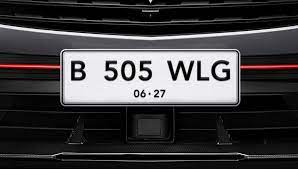
#> input picture download.jpeg, 298 x 169 px
$ python -i predict.py   (imports and definitions only)
#> lines starting #> are read from the running program, lines starting #| are printed output that depends on the picture; after the words box and inside, x2 and y2 are one past the last pixel; in counts of white or black regions, pixels touching at a corner belong together
import cv2
import easyocr
import re
import base64
import numpy as np


def predict(image):
#> called with image = 'download.jpeg'
    img = cv2.imread(image)
#> img is the input picture: shape (169, 298, 3); mean B, G, R 63.8, 62.2, 63.7
    gray = cv2.cvtColor(img, cv2.COLOR_BGR2GRAY)
    bfilter = cv2.bilateralFilter(gray, 11, 17, 17)
    edged = cv2.Canny(bfilter, 30, 200)
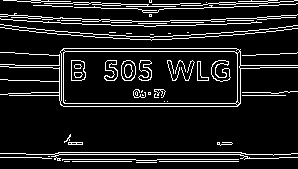
#> edged: shape (169, 298); 11.4% white in thin lines or dots
    contours, _ = cv2.findContours(edged.copy(), cv2.RETR_TREE, cv2.CHAIN_APPROX_SIMPLE)
#> contours = 92 contours, 56 with area under 20; largest, box (x1, y1, x2, y2) and area: (0, 48, 298, 107) 10378, (63, 51, 238, 104) 9036, (60, 49, 238, 107) 639, (63, 48, 240, 54) 528, (0, 152, 298, 161) 386
    contours = sorted(contours, key=cv2.contourArea, reverse=True)[:10]
#> contours = 10 contours; largest, box (x1, y1, x2, y2) and area: (0, 48, 298, 107) 10378, (63, 51, 238, 104) 9036, (60, 49, 238, 107) 639, (63, 48, 240, 54) 528, (0, 152, 298, 161) 386

    location = None
    for contour in contours:
        peri = cv2.arcLength(contour, True)
        approx = cv2.approxPolyDP(contour, 0.018 * peri, True)
        if len(approx) == 4:
            location = approx
            break
#> this loop made 2 passes
#> (peri, location) on pass 2: (446.7, [[63, 53], [234, 51], [237, 100], [65, 103]])
#> peri on pass 1: 1224.8

    (x, y, w, h) = cv2.boundingRect(location)
#> x = 63; y = 51; w = 175; h = 53
    cropped_image = gray[y:y+h, x:x+w]
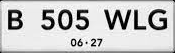
#> cropped_image: shape (53, 175); min 0, max 255, mean 197.2

#> (the run stopped early here; a loop or call above may not have finished)
